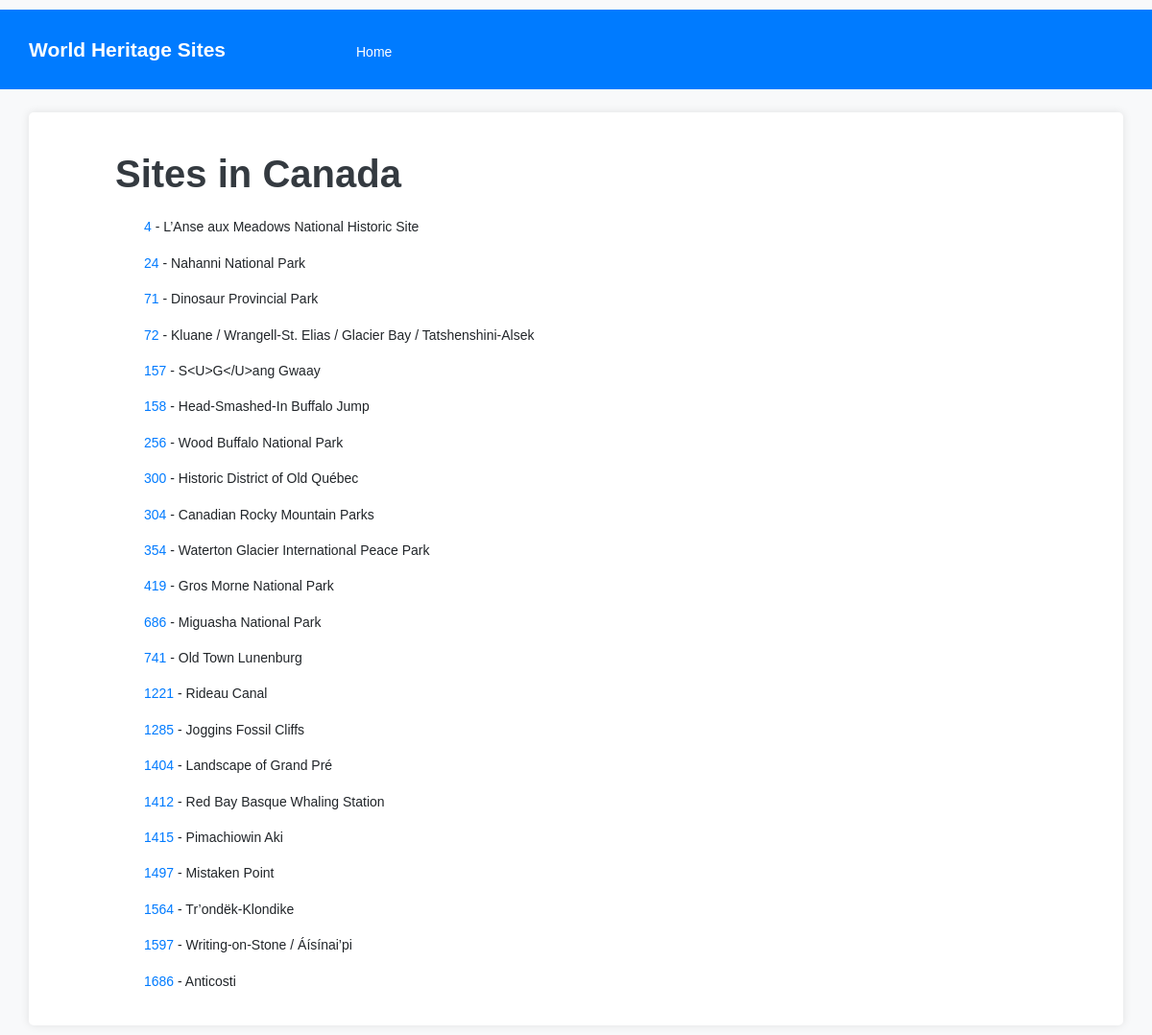
Screenshot of /country/Canada with the database file from the repository.
### tables this page shows
CREATE TABLE World_Heritage_Site (id_no INTEGER PRIMARY KEY, unique_number INTEGER, name_en TEXT, short_description_en TEXT, justification_en TEXT, rev_bis TEXT);

### app.py (the view)
@APP.route('/country/<country>')
def sites_by_country(country):
    sites = db.execute('''
        SELECT World_Heritage_Site.id_no, World_Heritage_Site.name_en, World_Heritage_Site.short_description_en
        FROM World_Heritage_Site
        JOIN Location ON World_Heritage_Site.id_no = Location.site_number
        JOIN Place ON Location.site_number = Place.site_number
        WHERE Place.states_name_en LIKE ?
        ORDER BY World_Heritage_Site.id_no
    ''', ('%' + country + '%',)).fetchall()
    if not sites:
        abort(404, 'No sites found for country: {}'.format(country))
    return render_template('sites-by-country.html', country=country, sites=sites)

### db.py (called while the page is built)
def execute(sql,args=None):
    global DB
    sql = re.sub('\s+',' ', sql)
    logging.info('SQL: {} Args: {}'.format(sql,args))
    return DB['cursor'].execute(sql, args) \
        if args != None else DB['cursor'].execute(sql)

### templates/sites-by-country.html (shortened to what this page needs)
{% extends 'base.html' %}
{% block content %}
<!DOCTYPE html>
<html lang="en">
<head>
</head>
<body>
    <header>
        <h1>Sites in {{ country }}</h1>
    </header>
    <main>
        <ul>
            {% for site in sites %}
                <li>
                    <a href="/sites/{{ site.id_no }}">{{ site.id_no }}</a> - {{ site.name_en }}
                </li>
            {% endfor %}
        </ul>
    </main>
</body>
</html>
{% endblock %}

### static/style.css (style rules this page uses)
body { font-family: 'Helvetica', Arial, sans-serif; font-size: 14px; line-height: 1.6; background-color: #f8f9fa; padding-top: 10px; padding-bottom: 10px; }
a { color: #007bff; }
h1, h2, h3, h4, h5, h6 { margin: 20px 0 10px; padding: 0; font-weight: bold; color: #343a40; }
p, blockquote, ul, ol, dl, li, table, pre { margin: 15px 0; }

### templates/sites-by-country.html (style rules this page uses)
body { display: flex; flex-direction: column; align-items: left; }
header { margin-bottom: 20px; text-align: left; padding-left: 70px; }
ul { list-style-type: none; padding: 0; }
li { margin-bottom: 10px; text-align: left; padding-left: 100px; }

### rows the page displays
World_Heritage_Site: id_no "4", name_en "L’Anse aux Meadows National Historic Site"
World_Heritage_Site: id_no "24", name_en "Nahanni National Park"
World_Heritage_Site: id_no "71", name_en "Dinosaur Provincial Park"
World_Heritage_Site: id_no "72", name_en "Kluane / Wrangell-St. Elias / Glacier Bay / Tatshenshini-Alsek"
World_Heritage_Site: id_no "157", name_en "S<U>G</U>ang Gwaay"
World_Heritage_Site: id_no "158", name_en "Head-Smashed-In Buffalo Jump"
World_Heritage_Site: id_no "256", name_en "Wood Buffalo National Park"
World_Heritage_Site: id_no "300", name_en "Historic District of Old Québec"
World_Heritage_Site: id_no "304", name_en "Canadian Rocky Mountain Parks"
World_Heritage_Site: id_no "354", name_en "Waterton Glacier International Peace Park"
World_Heritage_Site: id_no "419", name_en "Gros Morne National Park"
World_Heritage_Site: id_no "686", name_en "Miguasha National Park"
World_Heritage_Site: id_no "741", name_en "Old Town Lunenburg"
World_Heritage_Site: id_no "1221", name_en "Rideau Canal"
World_Heritage_Site: id_no "1285", name_en "Joggins Fossil Cliffs"
World_Heritage_Site: id_no "1404", name_en "Landscape of Grand Pré"
World_Heritage_Site: id_no "1412", name_en "Red Bay Basque Whaling Station"
World_Heritage_Site: id_no "1415", name_en "Pimachiowin Aki"
World_Heritage_Site: id_no "1497", name_en "Mistaken Point"
World_Heritage_Site: id_no "1564", name_en "Tr’ondëk-Klondike"
World_Heritage_Site: id_no "1597", name_en "Writing-on-Stone / Áísínai’pi"
World_Heritage_Site: id_no "1686", name_en "Anticosti"

### other values shown
{{ country }} "Canada"
